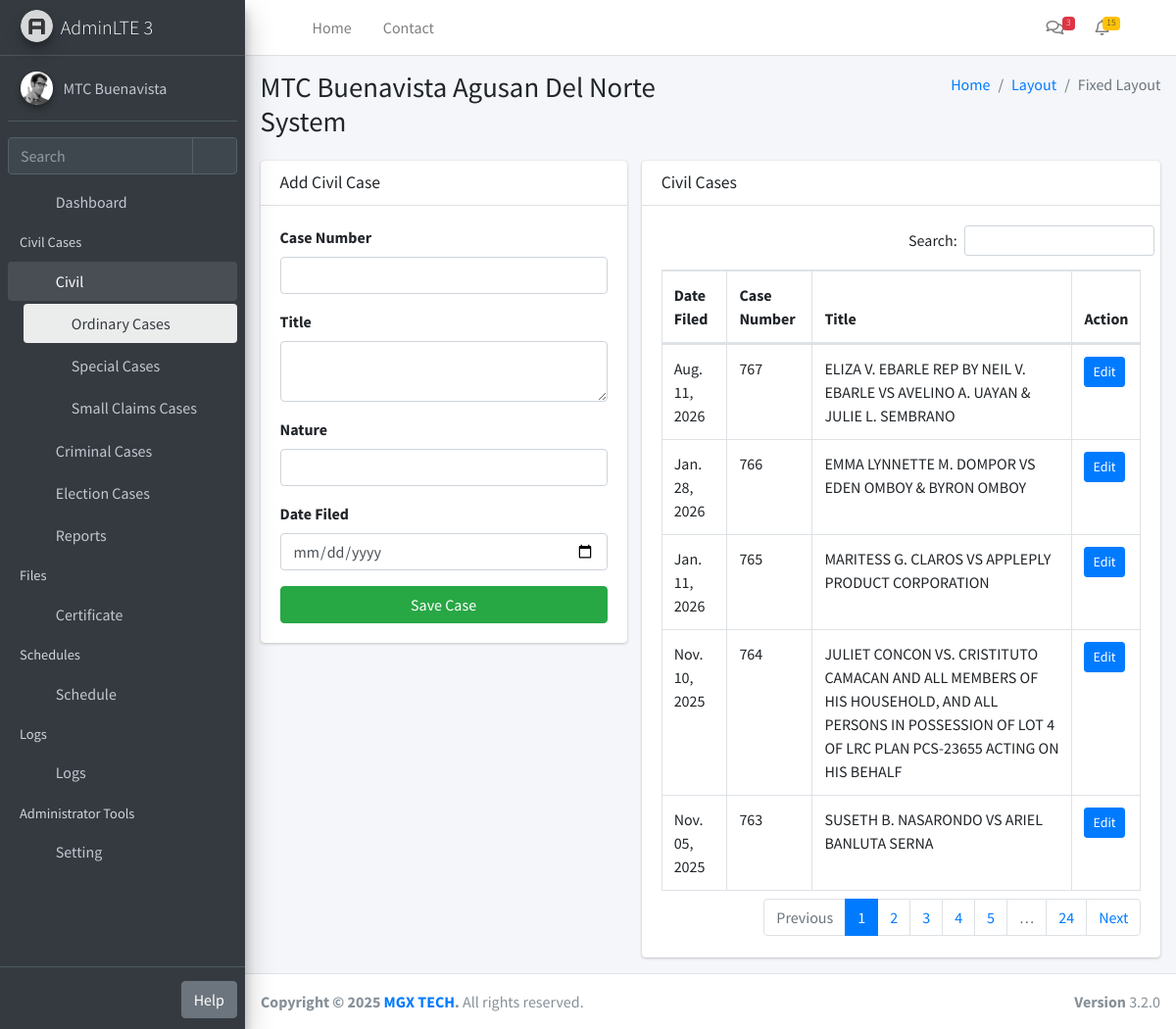
/cases/oca (signed in), run on an earlier commit of the app's database.
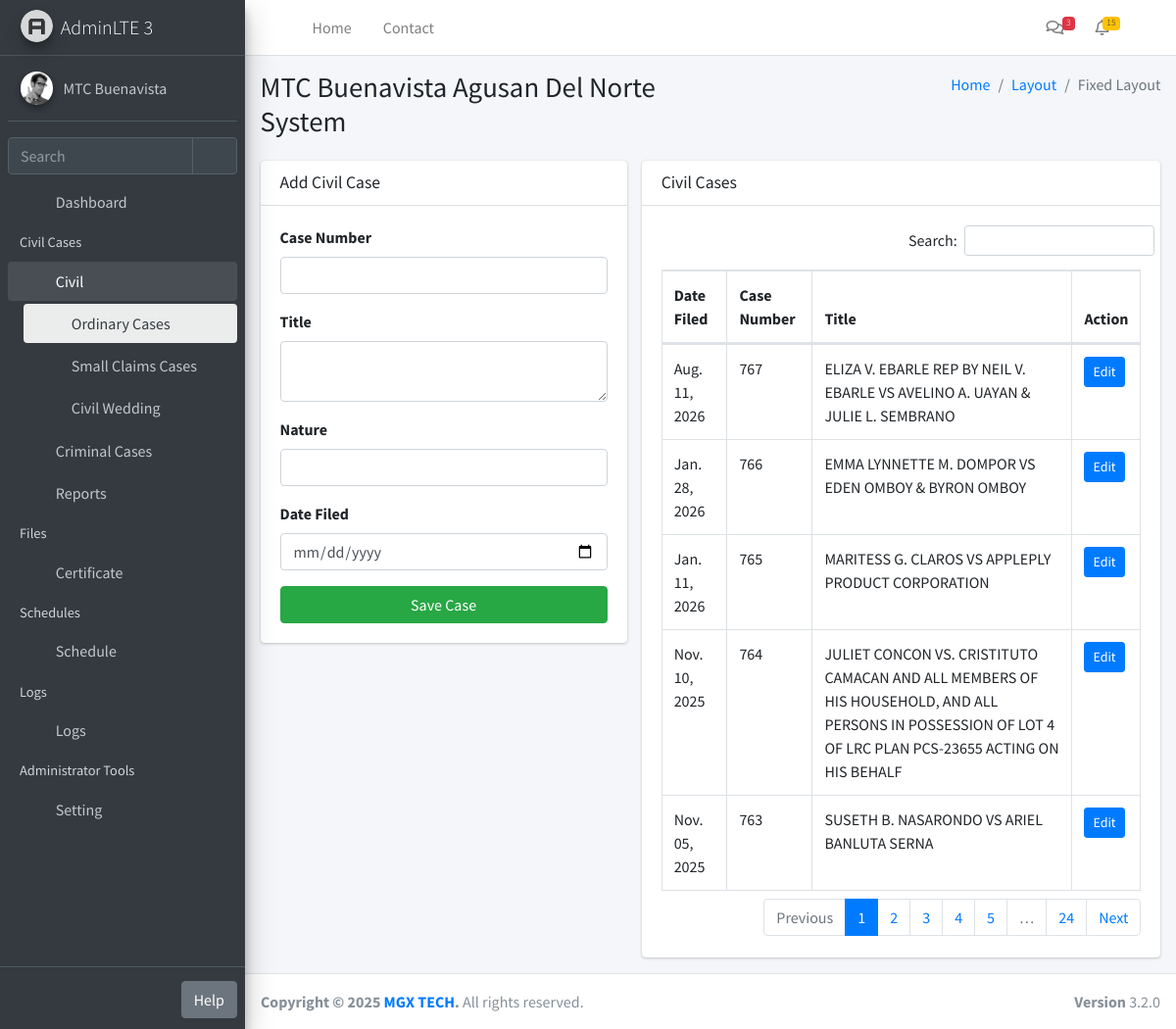
And on a later commit of the database.
### app/models.py (models this page shows, shortened)
class Module(db.Model):
    __tablename__ = 'modules'
    id = db.Column(db.Integer, primary_key=True)
    name = db.Column(db.String(255), nullable=False)
    icon = db.Column(db.String(255), nullable=False)
    description = db.Column(db.Text, nullable=True)
    url = db.Column(db.String(255), nullable=True)
    created_at = db.Column(db.DateTime, default=datetime.utcnow)
    updated_at = db.Column(db.DateTime, default=datetime.utcnow, onupdate=datetime.utcnow)

class Cases(db.Model):
    __tablename__ = "cases"
    id = db.Column(db.Integer, primary_key=True)
    case_number = db.Column(db.String(100), nullable=False, unique=True, index=True)
    title = db.Column(db.Text, nullable=False)          # e.g. "Juan Dela Cruz vs Pedro Santos"
    nature = db.Column(db.Text, nullable=True)          # e.g. "Collection of Sum of Money"
    date_filed = db.Column(db.Date, nullable=True)
    case_type = db.Column(
        db.String(50),
        nullable=False,
        index=True
    )
    action = db.Column(db.JSON, nullable=True)
    information = db.Column(db.JSON, nullable=True)
    filepath = db.Column(db.Text, nullable=True)
    created_at = db.Column(
        db.DateTime,
        default=datetime.utcnow,
        nullable=False
    )
    updated_at = db.Column(
        db.DateTime,
        default=datetime.utcnow,
        onupdate=datetime.utcnow,
        nullable=False
    )

### app/routes/other_case.py (the view)
@cases_bp.route('/oca')
@login_required
@require_module(6)
def civil_cases():
    CourtRecordsCivil = (
        Cases.query
        .filter(func.lower(Cases.case_type) == "civil case")
        .order_by(Cases.case_number.desc())
        .all()
    )
    return render_template(
        "cases/civil_cases/index.html",
        CourtRecordsCivil=CourtRecordsCivil
    )

### app/__init__.py (called while the page is built)
def create_app():
    app = Flask(__name__)
    app.config.from_object(Config)
    db.init_app(app)
    login_manager.init_app(app)
    login_manager.login_view = 'auth.login'
    from app.models import User, Setting, Module
    @login_manager.user_loader
    def load_user(user_id):
        return User.query.get(int(user_id))
    @app.context_processor
    def inject_globals():
        modules = Module.query.all()
        user_modules = []
        if current_user.is_authenticated and current_user.role:
            user_modules = current_user.role.modules
        settings = {s.function_desc: s.function for s in Setting.query.all()}
        return dict(modules=modules, user_modules=user_modules, settings=settings)
    from app.routes import blueprints
    for bp in blueprints:
        app.register_blueprint(bp)
    with app.app_context():
        db.create_all()
    return app

### app/templates/cases/civil_cases/index.html (shortened to what this page needs)
{% extends "layouts/layout1.html" %}
{% block content %}
<section class="col-lg-5 connectedSortable">
<div class="card">
  <div class="card-header">
    <h3 class="card-title">Add Civil Case</h3>
  </div>
  <div class="card-body">
    <form id="createForm">
      <div class="form-group">
        <label>Case Number</label>
        <input type="text" class="form-control" name="case_number" required>
      </div>
      <div class="form-group">
        <label>Title</label>
        <textarea class="form-control" name="title" required></textarea>
      </div>
      <div class="form-group">
        <label>Nature</label>
        <input type="text" class="form-control" name="nature">
      </div>
      <div class="form-group">
        <label>Date Filed</label>
        <input type="date" class="form-control" name="date_filed" required>
      </div>
      <button type="submit" class="btn btn-success btn-block">
        Save Case
      </button>
    </form>
  </div>
</div>
</section>
<section class="col-lg-7 connectedSortable">
 <div class="card">
  <div class="card-header">
    <h3 class="card-title">Civil Cases</h3>
  </div>
  <div class="card-body">
    <table id="example2" class="table table-bordered table-hover ">
      <thead>
        <tr>
          <th>Date Filed</th>
          <th>Case Number</th>
          <th>Title</th>
          <th>Action</th>
        </tr>
      </thead>
      <tbody>
        {% for civilcase in CourtRecordsCivil %}
        <tr>
          <td>{{ civilcase.date_filed.strftime('%b. %d, %Y') if civilcase.date_filed else '' }}</td>
          <td>{{ civilcase.case_number }}</td>
          <td>{{ civilcase.title }}</td>
          <td>
            <button
            class="btn btn-sm btn-primary editBtn"
            data-id="{{ civilcase.id }}"
            data-case_number="{{ civilcase.case_number }}"
            data-title="{{ civilcase.title }}"
            data-nature="{{ civilcase.nature }}"
            data-date="{{ civilcase.date_filed }}"
            >
            Edit
          </button>
        </td>
      </tr>
      {% endfor %}
    </tbody>
  </table>
</div>
</div>
</section>
{% endblock %}

### app/templates/layouts/layout1.html (shortened to what this page needs)
<!DOCTYPE html>
<html lang="en">
<head>
<link rel="stylesheet" href="{{ url_for('static', filename='plugins/fontawesome-free/css/all.min.css') }}">
<link rel="stylesheet" href="{{ url_for('static', filename='dist/css/adminlte.min.css') }}">
  <link rel="stylesheet" href="{{ url_for('static', filename='plugins/overlayScrollbars/css/OverlayScrollbars.min.css') }}">
<link rel="stylesheet" href="{{ url_for('static', filename='plugins/sweetalert2-theme-bootstrap-4/bootstrap-4.min.css') }}">
<link rel="stylesheet" href="{{ url_for('static', filename='plugins/toastr/toastr.min.css') }}">
<link rel="stylesheet" href="{{ url_for('static', filename='plugins/datatables-bs4/css/dataTables.bootstrap4.min.css') }}">
<link rel="stylesheet" href="{{ url_for('static', filename='plugins/datatables-responsive/css/responsive.bootstrap4.min.css') }}">
<link rel="stylesheet" href="{{ url_for('static', filename='plugins/datatables-buttons/css/buttons.bootstrap4.min.css') }}">
<link href="{{ url_for('static', filename='plugins/select2/css/select2.min.css') }}" rel="stylesheet" />
</head>
<body class="hold-transition sidebar-mini layout-fixed">
<div class="wrapper">
  <nav class="main-header navbar navbar-expand navbar-white navbar-light">
    <ul class="navbar-nav">
      <li class="nav-item">
        <a class="nav-link" data-widget="pushmenu" href="#" role="button"><i class="fas fa-bars"></i></a>
      </li>
      <li class="nav-item d-none d-sm-inline-block">
        <a href="../../index3.html" class="nav-link">Home</a>
      </li>
      <li class="nav-item d-none d-sm-inline-block">
        <a href="#" class="nav-link">Contact</a>
      </li>
    </ul>
    <ul class="navbar-nav ml-auto">
      <li class="nav-item">
        <a class="nav-link" data-widget="navbar-search" href="#" role="button">
          <i class="fas fa-search"></i>
        </a>
      </li>
      <li class="nav-item dropdown">
        <a class="nav-link" data-toggle="dropdown" href="#">
          <i class="far fa-comments"></i>
          <span class="badge badge-danger navbar-badge">3</span>
        </a>
      </li>
      <li class="nav-item dropdown">
        <a class="nav-link" data-toggle="dropdown" href="#">
          <span class="badge badge-warning navbar-badge">15</span>
        </a>
      </li>
      <li class="nav-item">
        <a class="nav-link" data-widget="fullscreen" href="#" role="button">
          <i class="fas fa-expand-arrows-alt"></i>
        </a>
      </li>
    </ul>
  </nav>
  <aside class="main-sidebar main-sidebar-custom sidebar-dark-primary elevation-4">
    <a href="../../index3.html" class="brand-link">
      <img src="{{ url_for('static', filename='/dist/img/AdminLTELogo.png')}}" alt="AdminLTE Logo" class="brand-image img-circle elevation-3" style="opacity: .8">
      <span class="brand-text font-weight-light">AdminLTE 3</span>
    </a>
    <div class="sidebar">
      <div class="user-panel mt-3 pb-3 mb-3 d-flex">
        <div class="image">
          <img src="{{ url_for('static', filename='dist/img/user2-160x160.jpg')}}" class="img-circle elevation-2" alt="User Image">
        </div>
        <div class="info">
          <a href="#" class="d-block">MTC Buenavista</a>
        </div>
      </div>
      <div class="form-inline">
        <div class="input-group" data-widget="sidebar-search">
          <input class="form-control form-control-sidebar" type="search" placeholder="Search" aria-label="Search">
          <div class="input-group-append">
            <button class="btn btn-sidebar">
              <i class="fas fa-search fa-fw"></i>
            </button>
          </div>
        </div>
      </div>
{% include 'layouts/partials/navbar.html' %}
    </div>
    <div class="sidebar-custom">
      <a href="{{ url_for('auth.logout') }}" class="btn btn-link"><i class="fas fa-cogs"></i></a>
      <a href="#" class="btn btn-secondary hide-on-collapse pos-right">Help</a>
    </div>
  </aside>
  <div class="content-wrapper">
    <section class="content-header">
      <div class="container-fluid">
        <div class="row mb-2">
          <div class="col-sm-6">
            <h1>MTC Buenavista Agusan Del Norte System</h1>
          </div>
          <div class="col-sm-6">
            <ol class="breadcrumb float-sm-right">
              <li class="breadcrumb-item"><a href="#">Home</a></li>
              <li class="breadcrumb-item"><a href="#">Layout</a></li>
              <li class="breadcrumb-item active">Fixed Layout</li>
            </ol>
          </div>
        </div>
      </div>
    </section>
    <section class="content">
      <div class="container-fluid">
        <div class="row">
          {% block content %}{% endblock %}
        </div>
      </div>
    </section>
  </div>
  <footer class="main-footer">
    <div class="float-right d-none d-sm-block">
      <b>Version</b> 3.2.0
    </div>
<strong>Copyright &copy; 2025 <a href="https://www.facebook.com/profile.php?id=61572728822378">MGX TECH</a>.</strong> All rights reserved.
  </footer>
</div>
</body>
</html>

### app/templates/layouts/partials/navbar.html (shortened to what this page needs)
<nav class="mt-2">
  <ul class="nav nav-pills nav-sidebar flex-column nav-child-indent" data-widget="treeview" role="menu" data-accordion="false">
    <li class="nav-item">
      <a href="/dashboard" class="nav-link">
        <i class="nav-icon fas fa-tachometer-alt"></i>
        <p>Dashboard</p>
      </a>
    </li>
{% if user_modules %}
{% set civil_modules = [] %}
{% if civil_modules %}
  <li class="nav-header">Civil Cases</li>
    <li class="nav-item {% if request.path in ['/cases/oca', '/cases/scc', '/wedding'] %}menu-is-opening menu-open{% endif %}">
    <a href="#" class="nav-link">
      <i class="nav-icon fas fa-folder"></i>
      <p>
        Civil
        <i class="right fas fa-angle-left"></i>
      </p>
    </a>
    <ul class="nav nav-treeview">
{% for m in civil_modules %}
  <li class="nav-item">
    <a href="/{{ m.url }}"
       class="nav-link {% if request.path == '/' ~ m.url %}active{% endif %}">
      <i class="nav-icon fa {{ m.icon }}"></i>
      <p>{{ m.description }}</p>
    </a>
  </li>
{% endfor %}
    </ul>
  </li>
{% endif %}
  {% set standalone_modules = modules
    | selectattr('id', 'in', user_modules)
    | selectattr('id', 'in', [9,10,16])
    | list %}
  {% for m in standalone_modules %}
    <li class="nav-item">
      <a href="/{{ m.url }}" class="nav-link">
        <i class="nav-icon fa {{ m.icon }}"></i>
        <p>{{ m.name }}</p>
      </a>
    </li>
  {% endfor %}
{% endif %}
{% set cert_modules = modules
  | selectattr('id', 'in', user_modules)
  | selectattr('id', 'in', [5])
  | list %}
{% if cert_modules %}
  <li class="nav-header">Files</li>
  <li class="nav-item">
    <a href="#" class="nav-link">
      <i class="nav-icon fas fa-file-alt"></i>
      <p>
        Certificate
        <i class="right fas fa-angle-left"></i>
      </p>
    </a>
  </li>
{% endif %}
{% set sched_modules = modules
  | selectattr('id', 'in', user_modules)
  | selectattr('id', 'in', [11,12])
  | list %}
{% if sched_modules %}
  <li class="nav-header">Schedules</li>
  <li class="nav-item {% if request.path in ['/schedule/court', '/schedule/wedding'] %}menu-is-opening menu-open{% endif %}">
    <a href="#" class="nav-link {% if request.path in ['/schedule/court', '/schedule/wedding'] %}active{% endif %}">
      <i class="nav-icon fas fa-calendar-alt"></i>
      <p>
        Schedule
        <i class="right fas fa-angle-left"></i>
      </p>
    </a>
  </li>
{% endif %}
{% set logs_modules = modules
  | selectattr('id', 'in', user_modules)
  | selectattr('id', 'in', [13,14,15])
  | list %}
{% if logs_modules %}
  <li class="nav-header">Logs</li>
  <li class="nav-item">
    <a href="#" class="nav-link">
      <i class="nav-icon fas fa-clipboard-list"></i>
      <p>
        Logs
        <i class="right fas fa-angle-left"></i>
      </p>
    </a>
  </li>
{% endif %}
    {% if user_modules %}
      {% set admin_modules = modules
        | selectattr('id', 'in', user_modules)
        | selectattr('id', 'in', [1,2,3,4])
        | list %}
 {% set admin_paths = ['/roles', '/users', '/modules', '/settings'] %}
{% if admin_modules %}
  <li class="nav-header">Administrator Tools</li>
  <li class="nav-item {% if request.path.rstrip('/') in admin_paths %}menu-is-opening menu-open{% endif %}">
    <a href="#"
       class="nav-link {% if request.path.rstrip('/') in admin_paths %}active{% endif %}">
      <i class="nav-icon fas fa-cogs"></i>
      <p>
        Setting
        <i class="right fas fa-angle-left"></i>
      </p>
    </a>
  </li>
{% endif %}
    {% endif %}
  </ul>
</nav>

What changed in the data, as far as the page shows it:
no longer on this page (row unchanged): Module: description "Special Cases"
no longer on this page (row unchanged): Module: name "Election Cases"
added Module: description "Civil Wedding"
